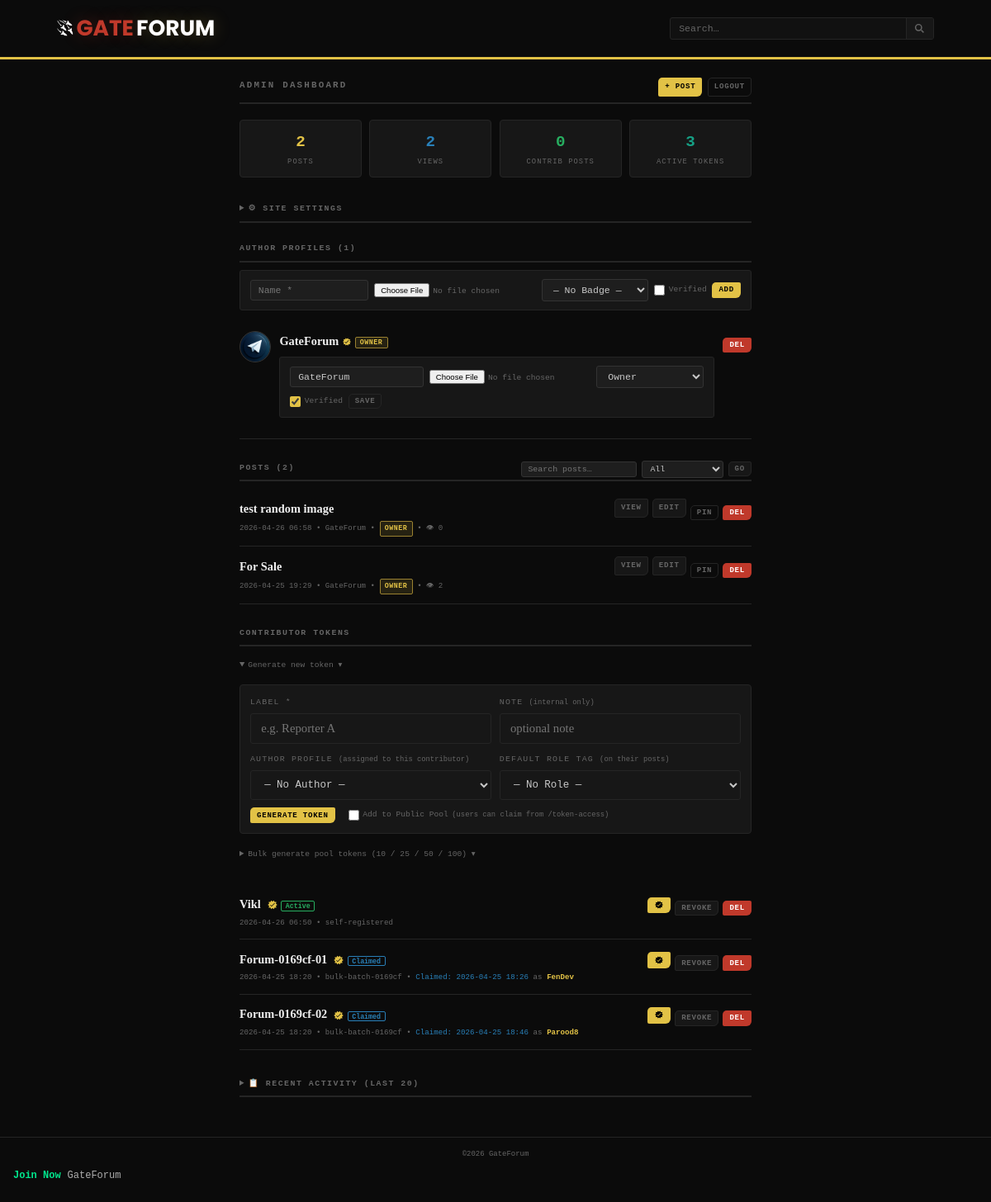
The page /ctrl9x4mQ7wZ2pL/panel (signed in) on the database as committed earlier.
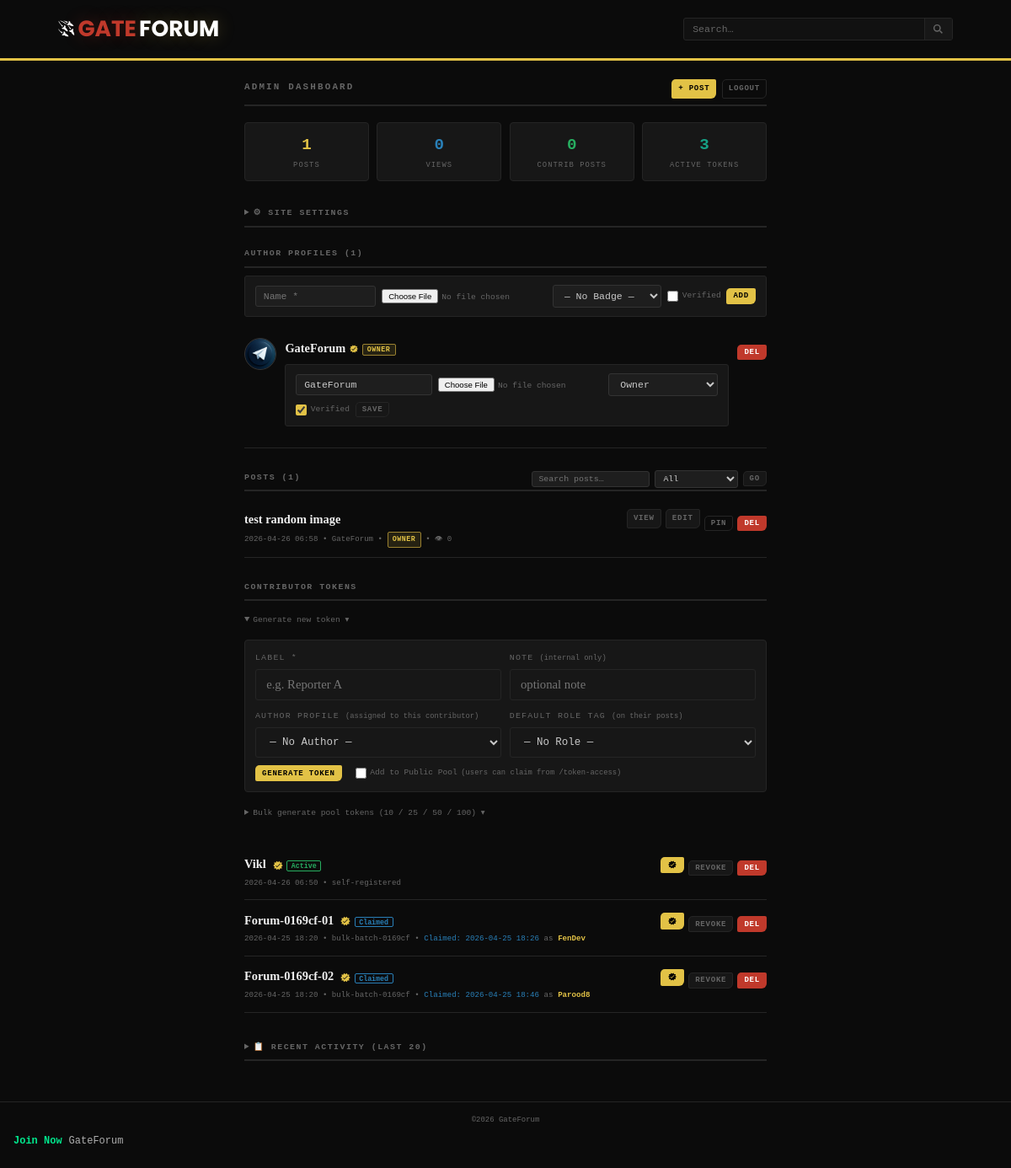
The same page on the database as committed later.
### tables this page shows
CREATE TABLE authors (
            id       TEXT PRIMARY KEY,
            name     TEXT NOT NULL UNIQUE,
            avatar   TEXT NOT NULL DEFAULT '',
            verified INTEGER NOT NULL DEFAULT 0,
            role_badge TEXT NOT NULL DEFAULT '',
            created  TEXT NOT NULL
        );

CREATE TABLE posts (
            id        TEXT PRIMARY KEY,
            title     TEXT NOT NULL,
            body      TEXT NOT NULL,
            images    TEXT NOT NULL DEFAULT '[]',
            author    TEXT NOT NULL DEFAULT 'GateForum',
            role      TEXT NOT NULL DEFAULT '',
            views     INTEGER NOT NULL DEFAULT 0,
            pinned    INTEGER NOT NULL DEFAULT 0,
            created   TEXT NOT NULL,
            edited    TEXT NOT NULL DEFAULT '',
            token_id  TEXT NOT NULL DEFAULT '',
            author_id TEXT NOT NULL DEFAULT ''
        );

CREATE TABLE tokens (
            id            TEXT PRIMARY KEY,
            label         TEXT NOT NULL,
            token_hash    TEXT NOT NULL UNIQUE,
            allowed_roles TEXT NOT NULL DEFAULT '',
            note          TEXT NOT NULL DEFAULT '',
            created       TEXT NOT NULL,
            revoked       INTEGER NOT NULL DEFAULT 0,
            is_pool       INTEGER NOT NULL DEFAULT 0,
            pool_token    TEXT NOT NULL DEFAULT '',
            claimed       INTEGER NOT NULL DEFAULT 0,
            claimed_at    TEXT NOT NULL DEFAULT '',
            claimed_by    TEXT NOT NULL DEFAULT '',
            claimed_name  TEXT NOT NULL DEFAULT '',
            claimed_avatar TEXT NOT NULL DEFAULT '',
            verified      INTEGER NOT NULL DEFAULT 0
        , author_id TEXT NOT NULL DEFAULT '', default_role TEXT NOT NULL DEFAULT '');

### app.py (the view)
@app.route(f"/{ADMIN_PREFIX}/panel")
@require_admin
def admin_dashboard():
    db      = get_db()
    q       = request.args.get("q","").strip()[:100]
    filt    = request.args.get("f","all")   # all | pinned | contributor
    base    = "SELECT * FROM posts"
    conds   = []; params = []
    if q:
        conds.append("(title LIKE ? OR author LIKE ?)")
        params += [f"%{q}%", f"%{q}%"]
    if filt == "pinned":
        conds.append("pinned=1")
    elif filt == "contributor":
        conds.append("token_id != ''")
    where = (" WHERE " + " AND ".join(conds)) if conds else ""
    posts   = db.execute(f"{base}{where} ORDER BY pinned DESC, created DESC",
                         params).fetchall()
    tokens  = db.execute("SELECT * FROM tokens ORDER BY revoked, created DESC").fetchall()
    authors = db.execute("SELECT * FROM authors ORDER BY name").fetchall()
    total_posts = db.execute("SELECT COUNT(*) FROM posts").fetchone()[0]
    total_views = db.execute("SELECT COALESCE(SUM(views),0) FROM posts").fetchone()[0]
    total_contrib = db.execute("SELECT COUNT(*) FROM posts WHERE token_id!=''").fetchone()[0]
    active_toks = db.execute("SELECT COUNT(*) FROM tokens WHERE revoked=0").fetchone()[0]
    activity   = db.execute("SELECT * FROM activity_log ORDER BY ts DESC LIMIT 20").fetchall()
    new_tok    = session.pop("new_token", None)
    new_label  = session.pop("new_token_label", None)
    bulk_created = session.pop("bulk_created", None)
    bulk_batch   = session.pop("bulk_batch", None)
    site_title   = get_setting("site_title","GateForum")
    site_tagline = get_setting("site_tagline","")
    maintenance  = get_setting("maintenance","0")
    ppp          = get_setting("posts_per_page","10")
    return render_template("admin_dashboard.html",
        posts=posts, tokens=tokens, authors=authors,
        new_token=new_tok, new_token_label=new_label,
        bulk_created=bulk_created, bulk_batch=bulk_batch,
        stats={"posts":total_posts,"views":total_views,
               "contrib":total_contrib,"active_toks":active_toks},
        activity=activity,
        q=q, filt=filt,
        site_title=site_title, site_tagline=site_tagline,
        maintenance=maintenance, ppp=ppp,
        all_roles=ALL_ROLES)

### app.py (called while the page is built, shortened)
def _chk(store, ip, limit, window) -> bool:
    now = time.time(); cut = now - window
    store[ip] = [t for t in store[ip] if t > cut]
    if len(store[ip]) >= limit: return True
    store[ip].append(now); return False

def _header_anomaly() -> bool:
    ua  = request.headers.get("User-Agent", "")
    acc = request.headers.get("Accept", "")
    is_tor_like = (
        request.remote_addr in ("127.0.0.1", "::1")
        or ".onion" in (request.host or "")
        or not request.headers.get("Accept-Language")  # Tor strips this
    )
    if is_tor_like:
        if request.method == "GET" and not acc:
            return True
        return False

@app.before_request
def _detect_network():
    host = (request.host or "").lower()
    g.via_tor   = host.endswith(".onion") or host in ("127.0.0.1", "::1")
    g.site_host = host

@app.teardown_appcontext
def _close_db(e=None):
    db = g.pop("db", None)
    if db: db.close()

def get_setting(key: str, default: str = "") -> str:
    db  = get_db()
    row = db.execute("SELECT value FROM settings WHERE key=?", (key,)).fetchone()
    return row["value"] if row else default

def _is_admin() -> bool:
    return bool(session.get("admin"))

### templates/admin_dashboard.html (shortened to what the changed rows need)
{% extends "base.html" %}
{% block content %}
<div class="page-grid"><div></div>
<div class="form-wrap" style="max-width:800px">
  <div class="form-title">Admin Dashboard
    <span style="float:right;display:flex;gap:.4rem">
    </span>
  </div>
  <div style="display:grid;grid-template-columns:repeat(4,1fr);gap:.6rem;margin-bottom:1.4rem">
    {% for label, val, color in [
      ('Posts', stats.posts, 'var(--accent)'),
      ('Views', stats.views, 'var(--blue)'),
      ('Contrib Posts', stats.contrib, 'var(--green)'),
      ('Active Tokens', stats.active_toks, 'var(--teal)')
    ] %}
    <div style="background:var(--bg3);border:1px solid var(--border);border-radius:4px;padding:.6rem .8rem;text-align:center">
      <div style="font-family:var(--mono);font-size:1.2rem;font-weight:900;color:{{ color }}">{{ val }}</div>
      <div style="font-family:var(--mono);font-size:.55rem;color:var(--text-dim);text-transform:uppercase;letter-spacing:.12em">{{ label }}</div>
    </div>
    {% endfor %}
  </div>
  <details style="margin-bottom:1.4rem">
    <summary style="font-family:var(--mono);font-size:.62rem;font-weight:900;text-transform:uppercase;letter-spacing:.15em;color:var(--text-dim);cursor:pointer;padding:.4rem 0;border-bottom:2px solid var(--border)">
    </summary>
  </details>
  <div class="section-lbl">Author Profiles ({{ authors|length }})</div>
  <form method="POST" action="{{ url_for('author_create') }}" enctype="multipart/form-data" class="inline-form" autocomplete="off">
    <input type="text" name="name" placeholder="Name *" maxlength="80" required class="if-input" style="flex:1;min-width:120px">
    <input type="file" name="avatar" accept=".png,.jpg,.jpeg,.gif,.webp" class="if-file">
    <select name="role_badge" class="if-input" style="min-width:110px">
    </select>
    <label class="chk-label"><input type="checkbox" name="verified"> Verified</label>
    <button type="submit" class="btn btn-primary btn-sm">Add</button>
  </form>
  {% for a in authors %}
  <div class="dash-row">
    <div class="author-av">
      {% if a.avatar %}<img src="{{ url_for('static', filename='avatars/' ~ a.avatar) }}" alt="{{ a.name }}">
      {% else %}{{ a.name[0]|upper }}{% endif %}
    </div>
    <div class="dash-info">
      <div class="dash-title">
        {{ a.name }}
        {% if a.verified %}<svg width="12" height="12" viewBox="0 0 24 24" style="vertical-align:middle"><path fill="#e2c246" d="M9 3L8 6H4l1 4l-3 2l3 2l-1 4h4l1 3l3-2l3 2l1-3h4l-1-4l3-2l-3-2l1-4h-4l-1-3l-3 2zm7 5l1 1l-7 7l-3-3l1-1l2 2z"/></svg>{% endif %}
        {% if a.role_badge %}<span class="role-badge role-{{ a.role_badge }}">{{ a.role_badge }}</span>{% endif %}
      </div>
      <form method="POST" action="{{ url_for('author_edit', aid=a.id) }}" enctype="multipart/form-data" class="inline-form" style="margin-top:.4rem" autocomplete="off">
        <input type="text" name="name" value="{{ a.name }}" maxlength="80" class="if-input" style="flex:1;min-width:100px">
        <input type="file" name="avatar" accept=".png,.jpg,.jpeg,.gif,.webp" class="if-file">
        <select name="role_badge" class="if-input" style="min-width:100px">
          {% for r in all_roles %}
          <option value="{{ r }}" {% if r == a.role_badge %}selected{% endif %}>{{ r }}</option>
          {% endfor %}
        </select>
        <label class="chk-label"><input type="checkbox" name="verified" {% if a.verified %}checked{% endif %}> Verified</label>
        <button type="submit" class="btn btn-secondary btn-sm">Save</button>
      </form>
    </div>
    <form method="POST" action="{{ url_for('author_delete', aid=a.id) }}" onsubmit="return confirm('Delete author?')">
      <button class="btn btn-danger btn-sm">Del</button>
    </form>
  </div>
  {% else %}<div class="empty">No authors yet.</div>{% endfor %}
  <div class="section-lbl" style="margin-top:1.6rem">
    Posts ({{ posts|length }})
    <span style="float:right;display:flex;gap:.4rem;font-weight:400">
    </span>
  </div>
  {% for p in posts %}
  <div class="dash-row">
    <div class="dash-info">
      <div class="dash-title">{% if p.pinned %}&#9733; {% endif %}{{ p.title }}{% if p.edited %} <span style="font-family:var(--mono);font-size:.55rem;color:var(--text-dim)">[edited]</span>{% endif %}</div>
      <div class="dash-meta">
        {{ p.created[:16] }} &bull; {{ p.author }}
        {% if p.role %}&bull; <span class="role-badge role-{{ p.role }}">{{ p.role }}</span>{% endif %}
        &bull; &#128065; {{ p.views }}
      </div>
    </div>
    <div class="dash-acts">
      <a href="{{ url_for('post_detail', post_id=p.id) }}" class="btn btn-secondary btn-sm">View</a>
      <a href="{{ url_for('admin_edit_post', post_id=p.id) }}" class="btn btn-secondary btn-sm">Edit</a>
      <form method="POST" action="{{ url_for('admin_pin', post_id=p.id) }}">
        <button class="btn btn-sm {% if p.pinned %}btn-accent{% else %}btn-ghost{% endif %}">
          {% if p.pinned %}Unpin{% else %}Pin{% endif %}
        </button>
      </form>
      <form method="POST" action="{{ url_for('admin_delete', post_id=p.id) }}" onsubmit="return confirm('Delete this post?')">
        <button class="btn btn-danger btn-sm">Del</button>
      </form>
    </div>
  </div>
  {% else %}<div class="empty">No posts found.</div>{% endfor %}
  <div class="section-lbl" style="margin-top:1.6rem">Contributor Tokens</div>
  <details open>
    <summary style="font-family:var(--mono);font-size:.6rem;color:var(--text-dim);cursor:pointer;padding:.3rem 0;margin-bottom:.6rem">
    </summary>
    <form method="POST" action="{{ url_for('token_create') }}" style="background:var(--bg3);border:1px solid var(--border);border-radius:4px;padding:.75rem;margin-bottom:.8rem" autocomplete="off">
    </form>
  </details>
  <details style="margin-bottom:.8rem">
    <summary style="font-family:var(--mono);font-size:.6rem;color:var(--text-dim);cursor:pointer;padding:.3rem 0;margin-bottom:.6rem">
    </summary>
  </details>
  {% for t in tokens %}
  <div class="dash-row {% if t.revoked %}dash-row--dim{% endif %}">
    <div class="dash-info">
      <div class="dash-title">
        {{ t.label }}
        {% if t.verified %}<svg width="14" height="14" viewBox="0 0 24 24" style="vertical-align:middle;margin-left:.2rem"><path fill="#e2c246" d="M9 3L8 6H4l1 4l-3 2l3 2l-1 4h4l1 3l3-2l3 2l1-3h4l-1-4l3-2l-3-2l1-4h-4l-1-3l-3 2zm7 5l1 1l-7 7l-3-3l1-1l2 2z"/></svg>{% endif %}
        {% if t.revoked %}<span class="badge-rev">Revoked</span>
        {% elif t.is_pool and t.claimed %}<span style="font-family:var(--mono);font-size:.52rem;color:var(--blue);border:1px solid var(--blue);padding:.05rem .28rem;border-radius:2px">Claimed</span>
        {% elif t.is_pool %}<span style="font-family:var(--mono);font-size:.52rem;color:var(--teal);border:1px solid var(--teal);padding:.05rem .28rem;border-radius:2px">Pool</span>
        {% else %}<span class="badge-act">Active</span>{% endif %}
      </div>
      <div class="dash-meta">
        {{ t.created[:16] }}
        {% if t.note %}&bull; {{ t.note }}{% endif %}
        {% if t.is_pool and t.claimed %}&bull; <span style="color:var(--blue)">Claimed: {{ t.claimed_at[:16] }}</span>{% if t.claimed_name %} as <strong style="color:var(--accent)">{{ t.claimed_name }}</strong>{% endif %}{% endif %}
      </div>
    </div>
    <div class="dash-acts">
      {% if not t.revoked %}
      <form method="POST" action="{{ url_for('token_verify', tid=t.id) }}" style="display:inline">
        <button class="btn btn-sm {% if t.verified %}btn-accent{% else %}btn-ghost{% endif %}" title="{% if t.verified %}Remove verified{% else %}Add verified{% endif %}">
          <svg width="12" height="12" viewBox="0 0 24 24"><path fill="currentColor" d="M9 3L8 6H4l1 4l-3 2l3 2l-1 4h4l1 3l3-2l3 2l1-3h4l-1-4l3-2l-3-2l1-4h-4l-1-3l-3 2zm7 5l1 1l-7 7l-3-3l1-1l2 2z"/></svg>
        </button>
      </form>
      <form method="POST" action="{{ url_for('token_revoke', tid=t.id) }}" onsubmit="return confirm('Revoke this token?')">
        <button class="btn btn-secondary btn-sm">Revoke</button>
      </form>
      {% endif %}
      <form method="POST" action="{{ url_for('token_delete', tid=t.id) }}" onsubmit="return confirm('Delete permanently?')">
        <button class="btn btn-danger btn-sm">Del</button>
      </form>
    </div>
  </div>
  {% else %}<div class="empty">No tokens yet.</div>{% endfor %}
  <details style="margin-top:1.6rem">
    <summary style="font-family:var(--mono);font-size:.62rem;font-weight:900;text-transform:uppercase;letter-spacing:.15em;color:var(--text-dim);cursor:pointer;padding:.4rem 0;border-bottom:2px solid var(--border)">
    </summary>
  </details>
</div>
<div></div></div>
{% endblock %}

Rows that differ between the two databases and show on the page:
removed posts: title "For Sale", created "2026-04-25 19:29", author "GateForum", role "OWNER", views "2", pinned "PIN"
Other text that changed with them:
{{ posts|length }}: "2" → "1"
new list line: "1 POSTS"
new list line: "0 VIEWS"
list line gone: "2 POSTS"
list line gone: "2 VIEWS"
